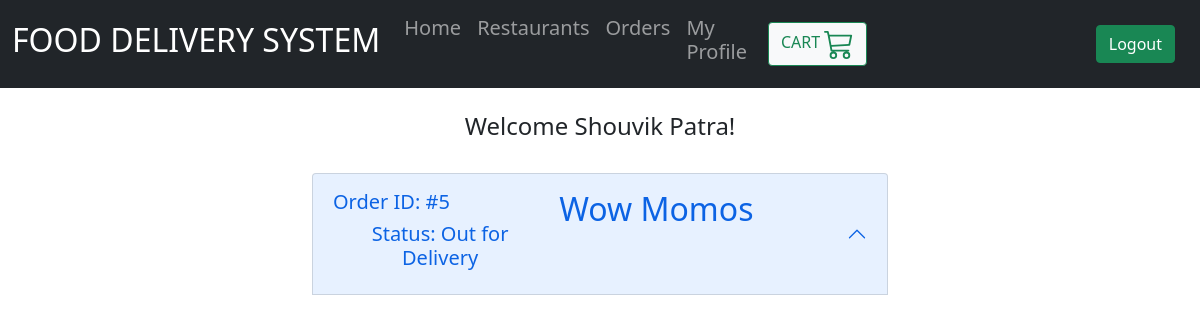
The app's page /customer/1/ (signed in) with its own data.
### customers/models.py (models this page shows)
class Customer(models.Model):
    name = models.CharField(max_length=255, null=True)
    username = models.ForeignKey(
        User, on_delete=models.CASCADE)
    address = models.CharField(max_length=1500, null=True)
    contact = models.IntegerField(null=True)

### orders/models.py (models this page shows)
class Order(models.Model):
    category = (('Confirmed', 'Confirmed'),
                ('Preparing', 'Preparing'),
                ('Out for Delivery', 'Out for Delivery'),
                ('Delivered', 'Delivered'),
                ('Cancelled', 'Cancelled'),
                )
    restaurant = models.ForeignKey(
        "restaurants.Restaurant", null=True, on_delete=models.SET_NULL)
    customer = models.ForeignKey(
        "customers.Customer", null=True, on_delete=models.SET_NULL)
    status = models.CharField(
        max_length=60, choices=category, default=category[0][0])
    order_activity = models.BooleanField(default=True)

### restaurants/models.py (models this page shows, shortened)
class Restaurant(models.Model):
    name = models.CharField(max_length=255, null=True)
    username = models.ForeignKey(
        User, on_delete=models.CASCADE)
    address = models.CharField(max_length=1500, null=True)
    contact = models.IntegerField(null=True)
    maxActiveOrders = models.IntegerField(null=True)
    activeOrders = models.IntegerField(default=0)

### customers/views.py (the view)
# urls.py: path('<int:cid>/', views.customer, name="customer"),
@login_required(login_url='home')
def customer(response, cid):
    customer = Customer.objects.get(id=cid)
    orders = Order.objects.filter(customer_id=cid, order_activity=True)
    context = {'cid': cid, 'customer': customer,
               'orders': orders, }
    return render(response, 'customers/customer.html', context)

### customers/templatetags/custom_tags.py (called while the page is built)
@register.filter
def multiply(value1, value2):
    return value1*value2

@register.simple_tag
def totalprice(orders):
    total = 0
    for d in orders:
        total += d.dish.price*d.quantity
    return total

### customers/templates/customers/customer.html (shortened to what this page needs)
{% extends 'customers/base.html' %} {% block content %} {% load custom_tags %}
<div class="container col-md-6">
  <br />
  <div class="text-center h4">Welcome {{customer.name}}!</div>
  <br />
  {% if orders %} {% for order in orders %}
  <div class="accordion" id="accordionExample">
    <div class="accordion-item">
      <h2 class="accordion-header" id="heading{{order.id}}">
        <button
          class="accordion-button"
          type="button"
          data-bs-toggle="collapse"
          data-bs-target="#collapse{{order.id}}"
          aria-expanded="true"
          aria-controls="collapse{{order.id}}"
        >
          <div class="container">
            <div class="row">
              <div class="col-sm-5">
                <div class="row h5">Order ID: #{{order.id}}</div>
                <div class="row h5">Status: {{order.status}}</div>
              </div>
              <div class="col-sm-auto h2">{{order.restaurant.name}}</div>
            </div>
          </div>
        </button>
      </h2>
                <th>{% totalprice order.orderlist_set.all as tp%}{{tp}}</th>
    </div>
  </div>
  {% endfor %} {% else %}
  <div class="text-center h4">NO ACTIVE ORDERS</div>
  {% endif %}
</div>
{% endblock %}

### records on screen
Customer: name "Shouvik Patra"
Order: id "5", status "Out for Delivery", restaurant.name "Wow Momos"
